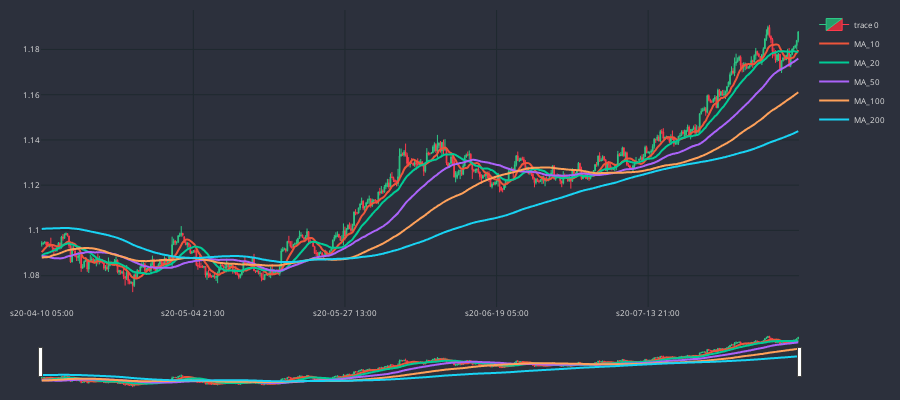

This figure's notebook cell:
### Code cell
cp=CandlePlot(df_plot)
cp.show_plot(line_traces=traces)

### Figure 1 — Plotly figure (JSON) as saved in the notebook; plotly's stock layout.template omitted (floating-point values rounded to 4 significant figures; data arrays with more than 128 entries replaced by an {"elided": "..."} marker saying what was removed)
{"data": [{"close": {"elided": "500 float values"}, "decreasing": {"fillcolor": "#CC2E3C", "line": {"color": "#FF3A4C"}}, "high": {"elided": "500 float values"}, "increasing": {"fillcolor": "#24A06B", "line": {"color": "#2EC886"}}, "line": {"width": 1}, "low": {"elided": "500 float values"}, "opacity": 1, "open": {"elided": "500 float values"}, "type": "candlestick", "x": {"elided": "500 str values"}}, {"line": {"shape": "spline", "width": 2}, "name": "MA_10", "type": "scatter", "x": {"elided": "500 str values"}, "y": {"elided": "500 float values"}}, {"line": {"shape": "spline", "width": 2}, "name": "MA_20", "type": "scatter", "x": {"elided": "500 str values"}, "y": {"elided": "500 float values"}}, {"line": {"shape": "spline", "width": 2}, "name": "MA_50", "type": "scatter", "x": {"elided": "500 str values"}, "y": {"elided": "500 float values"}}, {"line": {"shape": "spline", "width": 2}, "name": "MA_100", "type": "scatter", "x": {"elided": "500 str values"}, "y": {"elided": "500 float values"}}, {"line": {"shape": "spline", "width": 2}, "name": "MA_200", "type": "scatter", "x": {"elided": "500 str values"}, "y": {"elided": "500 float values"}}], "layout": {"font": {"color": "#e1e1e1", "size": 8}, "height": 400, "margin": {"b": 10, "l": 10, "r": 10, "t": 10}, "paper_bgcolor": "#2c303c", "plot_bgcolor": "#2c303c", "width": 900, "xaxis": {"gridcolor": "#1f292f", "nticks": 5, "rangeslider": {"visible": true}}, "yaxis": {"gridcolor": "#1f292f"}}}
